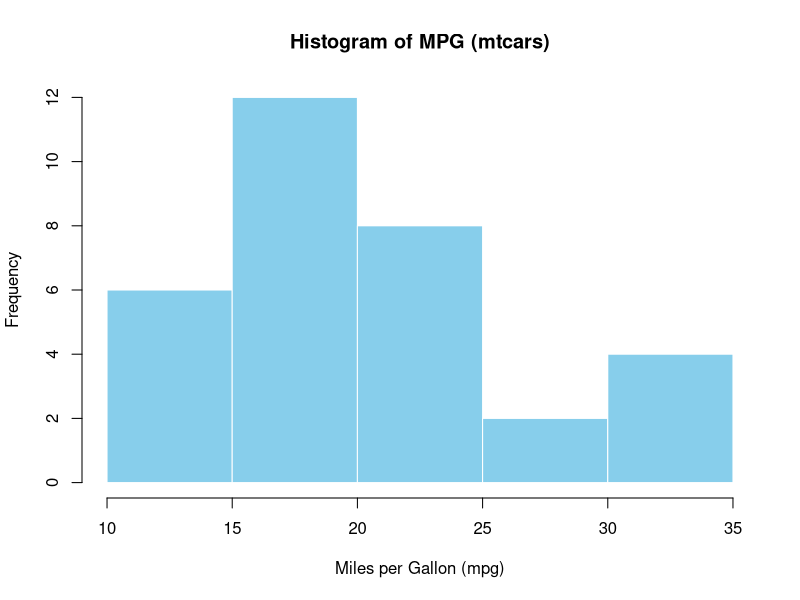
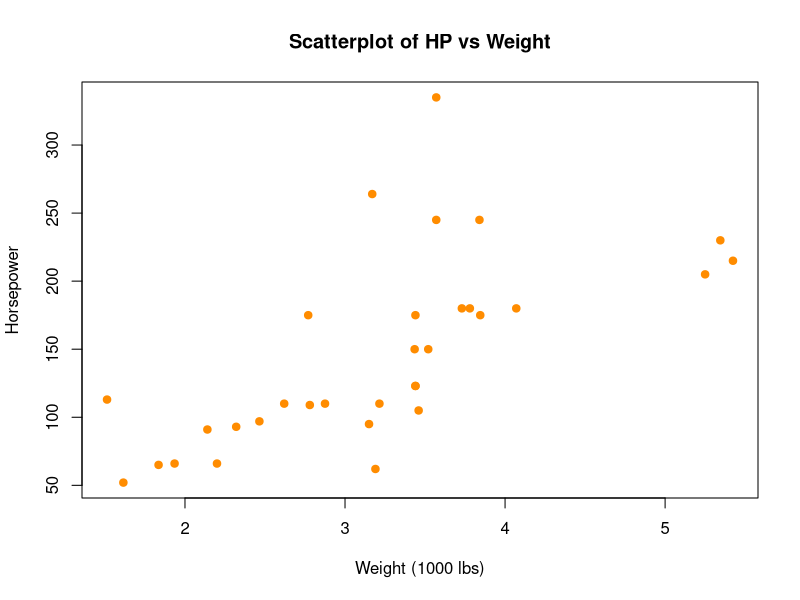
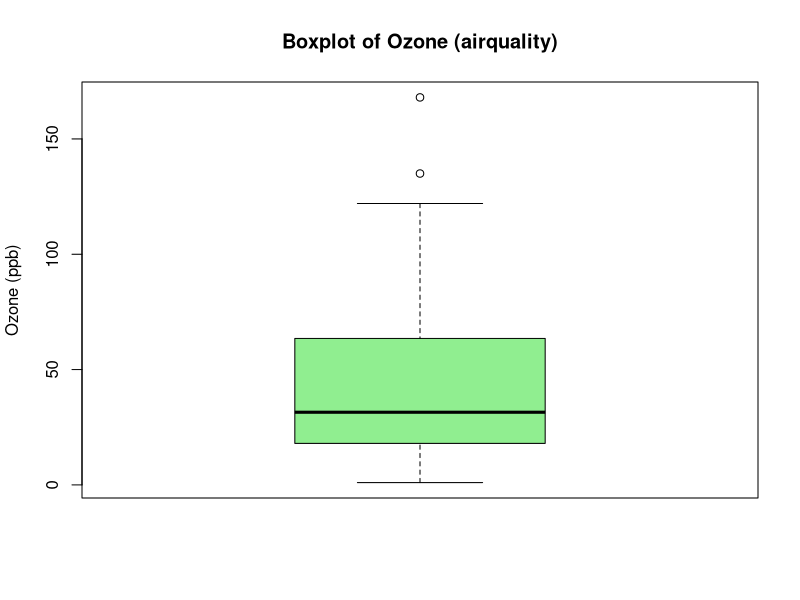
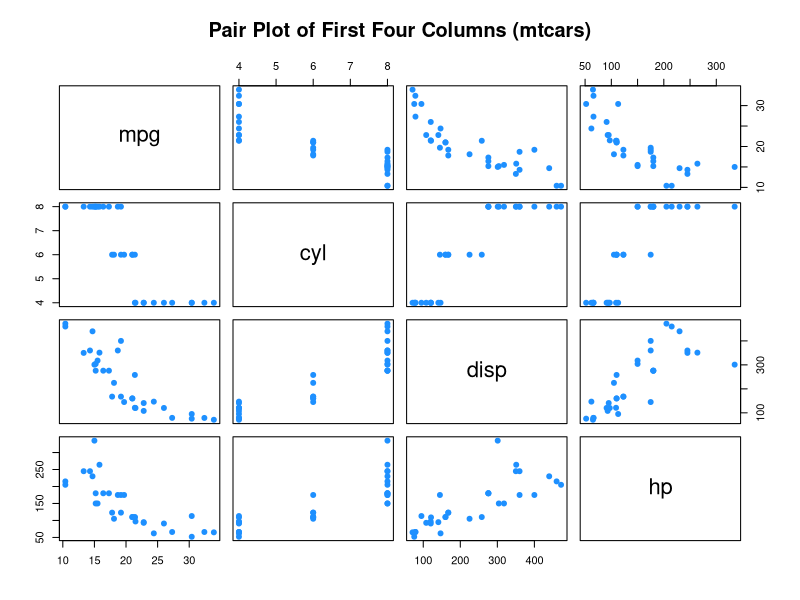

Write the R code that produced these figures, in order.
# Load required libraries
library(ggplot2)

# Load built-in datasets
data(mtcars)
data(iris)
data(airquality)

#1.Create a histogram of mpg from mtcars
hist(mtcars$mpg,
     main = "Histogram of MPG (mtcars)",
     xlab = "Miles per Gallon (mpg)",
     col = "skyblue",
     border = "white")

#2.Generate a scatterplot of hp vs wt from mtcars
plot(mtcars$wt, mtcars$hp,
     main = "Scatterplot of HP vs Weight",
     xlab = "Weight (1000 lbs)",
     ylab = "Horsepower",
     pch = 19, col = "darkorange")

#3.Draw a boxplot of Ozone values from airquality
boxplot(airquality$Ozone,
        main = "Boxplot of Ozone (airquality)",
        ylab = "Ozone (ppb)",
        col = "lightgreen")

#4.Find the correlation between Sepal.Length and Sepal.Width in iris
correlation <- cor(iris$Sepal.Length, iris$Sepal.Width)
print(paste("Correlation between Sepal.Length and Sepal.Width:", round(correlation, 3)))

#5.Create a pair plot of the first four columns of mtcars
pairs(mtcars[, 1:4],
      main = "Pair Plot of First Four Columns (mtcars)",
      pch = 19, col = "dodgerblue")
